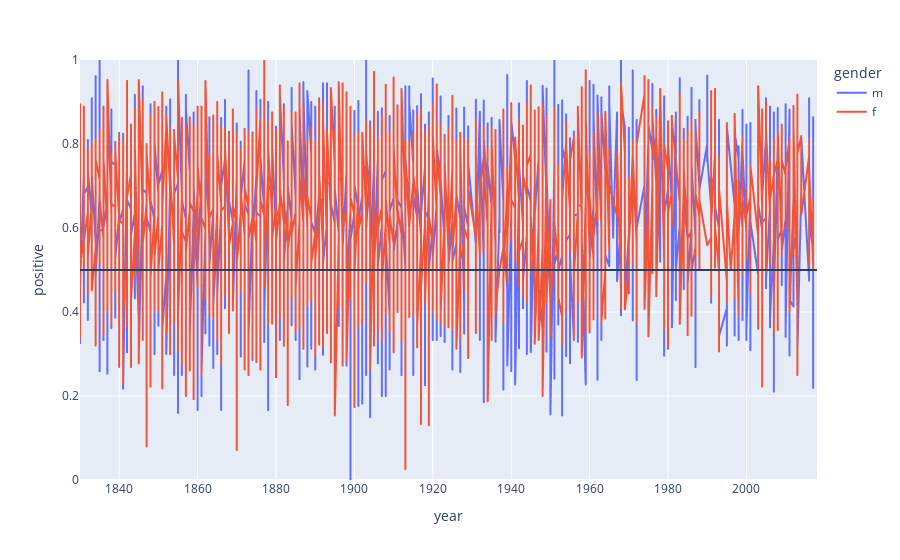

Notebook source saved alongside this figure:
### Code cell
gender_results = sentiment_results.loc[(sentiment_results['gender'] == 'm') | (sentiment_results['gender'] == 'f')]

# filter out any words which appear less than 10 times
filter_gender = gender_results.groupby('word').filter(lambda x: len(x) > 100)

# filter out words to not be displayed in graph
filters = ['town', 'dog', 'wolf', 'beard', 'stiff', 'ordinary', 'cow', 'cat', 'bag', 'bull', 'jacob', 
            'roman', 'priest', 'ladies', 'men', 'women', 'gentlemen', 'fellow', 'lord', 'uncle', 'count',
           'page', 'broad', 'mr.', 'mrs.'
          ]
for f in filters:
    filter_gender = filter_gender[filter_gender['word'] != f]
    
# gentleman vs. lady
# sir vs. miss
# men, women
# man, woman
# father, mother
# brother, sister
# king, queen
# husband, wife
# male, female
# son, daughter
# boy, girl
# mr., mrs.
    
#gender_results = gender_results[(gender_results['word'] == 'king') | (gender_results['word'] == 'queen')]

fig = px.line(
        gender_results, x='year', y='positive', color='gender', hover_name='word', 
        range_x=[1830,2018], range_y=[0,1]
      )

fig.add_hline(y=0.5)

fig.show()

### Figure 1 — Plotly figure (JSON) as saved in the notebook; plotly's stock layout.template omitted (floating-point values rounded to 4 significant figures; data arrays with more than 128 entries replaced by an {"elided": "..."} marker saying what was removed)
{"data": [{"hovertemplate": "<b>%{hovertext}</b><br><br>gender=m<br>year=%{x}<br>positive=%{y}<extra></extra>", "hovertext": {"elided": "8882 str values"}, "legendgroup": "m", "line": {"color": "#636efa", "dash": "solid"}, "mode": "lines", "name": "m", "showlegend": true, "type": "scattergl", "x": {"elided": "8882 int values"}, "xaxis": "x", "y": {"elided": "8882 float values"}, "yaxis": "y"}, {"hovertemplate": "<b>%{hovertext}</b><br><br>gender=f<br>year=%{x}<br>positive=%{y}<extra></extra>", "hovertext": {"elided": "5811 str values"}, "legendgroup": "f", "line": {"color": "#EF553B", "dash": "solid"}, "mode": "lines", "name": "f", "showlegend": true, "type": "scattergl", "x": {"elided": "5811 int values"}, "xaxis": "x", "y": {"elided": "5811 float values"}, "yaxis": "y"}], "layout": {"legend": {"title": {"text": "gender"}, "tracegroupgap": 0}, "margin": {"t": 60}, "shapes": [{"type": "line", "x0": 0, "x1": 1, "xref": "x domain", "y0": 0.5, "y1": 0.5, "yref": "y"}], "xaxis": {"anchor": "y", "domain": [0, 1], "range": [1830, 2018], "title": {"text": "year"}}, "yaxis": {"anchor": "x", "domain": [0, 1], "range": [0, 1], "title": {"text": "positive"}}}}
